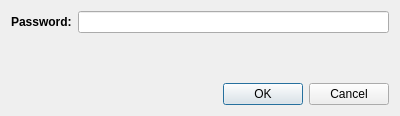
<?xml version="1.0" encoding="UTF-8"?>
<ui version="4.0">
 <class>PasswordDialog</class>
 <widget class="QDialog" name="PasswordDialog">
  <property name="geometry">
   <rect>
    <x>0</x>
    <y>0</y>
    <width>400</width>
    <height>116</height>
   </rect>
  </property>
  <property name="windowTitle">
   <string>Enter your password</string>
  </property>
  <layout class="QVBoxLayout" name="verticalLayout_2">
   <item>
    <layout class="QVBoxLayout" name="verticalLayout">
     <item>
      <layout class="QHBoxLayout" name="horizontalLayout">
       <item>
        <widget class="QLabel" name="label">
         <property name="font">
          <font>
           <weight>75</weight>
           <bold>true</bold>
           <kerning>true</kerning>
          </font>
         </property>
         <property name="text">
          <string>Password:</string>
         </property>
        </widget>
       </item>
       <item>
        <widget class="QLineEdit" name="lineEdit"/>
       </item>
      </layout>
     </item>
     <item>
      <widget class="QLabel" name="wrongPasswordLabel">
       <property name="font">
        <font>
         <weight>50</weight>
         <bold>false</bold>
        </font>
       </property>
       <property name="text">
        <string/>
       </property>
      </widget>
     </item>
     <item>
      <spacer name="verticalSpacer">
       <property name="orientation">
        <enum>Qt::Vertical</enum>
       </property>
       <property name="sizeHint" stdset="0">
        <size>
         <width>20</width>
         <height>40</height>
        </size>
       </property>
      </spacer>
     </item>
     <item>
      <widget class="QLabel" name="capsLockWarning">
       <property name="font">
        <font>
         <weight>50</weight>
         <bold>false</bold>
        </font>
       </property>
       <property name="text">
        <string/>
       </property>
      </widget>
     </item>
     <item>
      <widget class="QDialogButtonBox" name="buttonBox">
       <property name="orientation">
        <enum>Qt::Horizontal</enum>
       </property>
       <property name="standardButtons">
        <set>QDialogButtonBox::Cancel|QDialogButtonBox::Ok</set>
       </property>
      </widget>
     </item>
    </layout>
   </item>
  </layout>
 </widget>
 <layoutdefault spacing="6" margin="11"/>
 <resources/>
 <connections/>
</ui>
